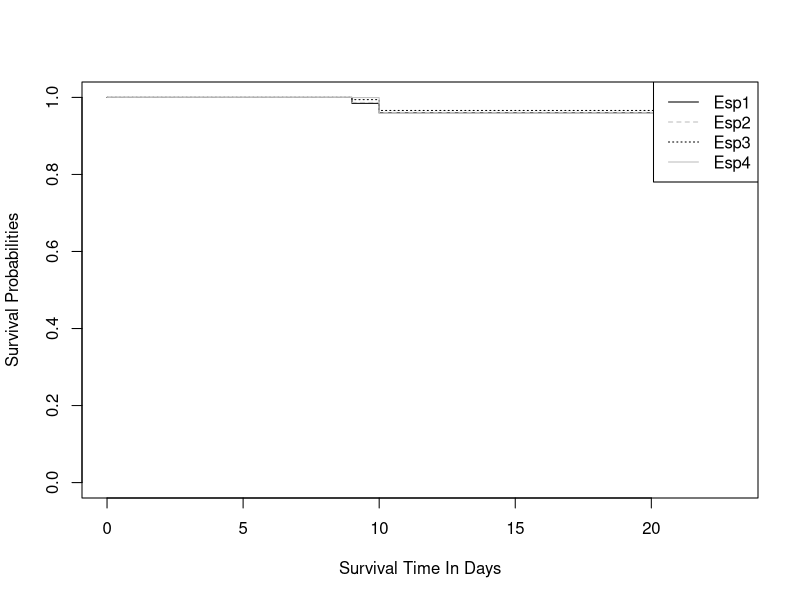
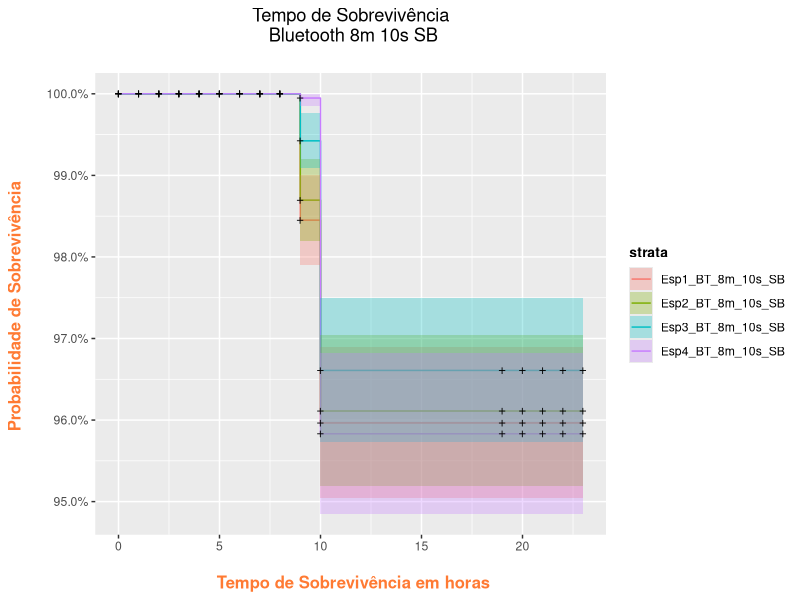
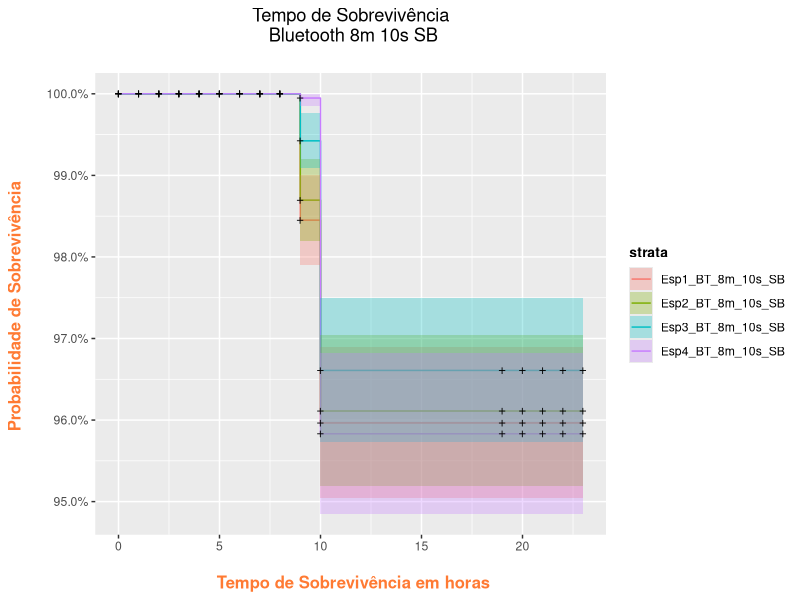

Write the R code that produced these figures, in order.
library(readxl)
Esp1_BT_8m_10s_SB <- read_excel("esp1 BT 8m 10s SB.xlsx")
Esp2_BT_8m_10s_SB <- read_excel("esp2 BT 8m 10s SB.xlsx")
Esp3_BT_8m_10s_SB <- read_excel("esp3 BT 8m 10s SB.xlsx")
Esp4_BT_8m_10s_SB <- read_excel("esp4 BT 8m 10s SB.xlsx")

View(Esp1_BT_8m_10s_SB)
View(Esp2_BT_8m_10s_SB)
View(Esp3_BT_8m_10s_SB)
View(Esp4_BT_8m_10s_SB)


require(lubridate)
Esp1_BT_8m_10s_SB$t<-hour(Esp1_BT_8m_10s_SB$Column1)
Esp1_BT_8m_10s_SB$status<-ifelse(Esp1_BT_8m_10s_SB$Column9<=2.8,1,0)

Esp2_BT_8m_10s_SB$t<-hour(Esp2_BT_8m_10s_SB$Column1)
Esp2_BT_8m_10s_SB$status<-ifelse(Esp2_BT_8m_10s_SB$Column9<=2.8,1,0)

Esp3_BT_8m_10s_SB$t<-hour(Esp3_BT_8m_10s_SB$Column1)
Esp3_BT_8m_10s_SB$status<-ifelse(Esp3_BT_8m_10s_SB$Column9<=2.8,1,0)

Esp4_BT_8m_10s_SB$t<-hour(Esp4_BT_8m_10s_SB$Column1)
Esp4_BT_8m_10s_SB$status<-ifelse(Esp4_BT_8m_10s_SB$Column9<=2.8,1,0)

dados1_8m_10s_SB<-Esp1_BT_8m_10s_SB[,9:10]
dados1_8m_10s_SB$Barreira="Esp1_BT_8m_10s_SB"
dados1_8m_10s_SB$t0=min(dados1_8m_10s_SB$t)
dados1_8m_10s_SB$survt<-dados1_8m_10s_SB$t-dados1_8m_10s_SB$t0

dados2_8m_10s_SB<-Esp2_BT_8m_10s_SB[,9:10]
dados2_8m_10s_SB$Barreira="Esp2_BT_8m_10s_SB"
dados2_8m_10s_SB$t0=min(dados2_8m_10s_SB$t)
dados2_8m_10s_SB$survt<-dados2_8m_10s_SB$t-dados2_8m_10s_SB$t0

dados3_8m_10s_SB<-Esp3_BT_8m_10s_SB[,9:10]
dados3_8m_10s_SB$Barreira="Esp3_BT_8m_10s_SB"
dados3_8m_10s_SB$t0=min(dados3_8m_10s_SB$t)
dados3_8m_10s_SB$survt<-dados3_8m_10s_SB$t-dados3_8m_10s_SB$t0

dados4_8m_10s_SB<-Esp4_BT_8m_10s_SB[,9:10]
dados4_8m_10s_SB$Barreira="Esp4_BT_8m_10s_SB"
dados4_8m_10s_SB$t0=min(dados4_8m_10s_SB$t)
dados4_8m_10s_SB$survt<-dados4_8m_10s_SB$t-dados4_8m_10s_SB$t0

dados_8m_10s<-rbind.data.frame(dados1_8m_10s_SB,dados2_8m_10s_SB,dados3_8m_10s_SB,dados4_8m_10s_SB)
dados_8m_10s$Barreira <- as.factor(dados_8m_10s$Barreira)
dados_8m_10s$status <- as.numeric(dados_8m_10s$status)
dados_8m_10s$t <- as.numeric(dados_8m_10s$t)
dados_8m_10s$survt <- as.numeric(dados_8m_10s$survt)

library("survival")
# Survival times until event
Surv(time = dados_8m_10s$survt, event = dados_8m_10s$status == 1)
summary(Surv(time = dados_8m_10s$survt, event = dados_8m_10s$status == 1))

# Surv creates survival object which is the response variable
Y = Surv(dados_8m_10s$survt, dados_8m_10s$status)
# Stratify by barreira variable:
kmfit = survfit(Y ~ dados_8m_10s$Barreira)

summary(kmfit, times = c(seq(0, 20, by = 1)))
saida<-summary(kmfit, times = c(seq(0, 20, by = 1)))
saida2<-data.frame(saida$time,saida$n.risk,saida$n.event,saida$surv,saida$std.err,
                   saida$lower,saida$upper)

# exportando saida para csv
write.csv(saida2,file="saida.csv")


plot(kmfit, lty = c("solid", "dashed", "dotted", "solid"), col = c("black", "grey", "black", "grey"), xlab = "Survival Time In Days", ylab = "Survival Probabilities")
legend("topright", c("Esp1", "Esp2", "Esp3", "Esp4"), lty = c("solid", "dashed", "dotted", "solid"), col = c("black", "grey", "black", "grey"))





library(ggplot2)
library(ggfortify)

model_fit <- survfit(Surv(survt, status) ~ Barreira, data = dados_8m_10s)

autoplot(model_fit) + 
  labs(x = "\n Tempo de Sobrevivência em horas", y = "Probabilidade de Sobrevivência \n", 
       title = "Tempo de Sobrevivência\n  Bluetooth 8m 10s SB \n") + 
  theme(plot.title = element_text(hjust = 0.5), 
        axis.title.x = element_text(face="bold", colour="#FF7A33", size = 12),
        axis.title.y = element_text(face="bold", colour="#FF7A33", size = 12),
      
        legend.title = element_text(face="bold", size = 10))

ggsave("Grafico_KM_ESP1_BT_8m_10s_SB.png")
